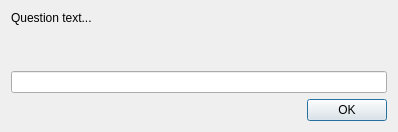
<?xml version="1.0" encoding="UTF-8"?>
<ui version="4.0">
 <class>QtSimpleWidget</class>
 <widget class="QWidget" name="QtSimpleWidget">
  <property name="geometry">
   <rect>
    <x>0</x>
    <y>0</y>
    <width>398</width>
    <height>132</height>
   </rect>
  </property>
  <property name="sizePolicy">
   <sizepolicy hsizetype="Preferred" vsizetype="Maximum">
    <horstretch>0</horstretch>
    <verstretch>0</verstretch>
   </sizepolicy>
  </property>
  <property name="windowTitle">
   <string>Form</string>
  </property>
  <layout class="QVBoxLayout" name="verticalLayout">
   <item>
    <widget class="QLabel" name="question_txt">
     <property name="text">
      <string>Question text...</string>
     </property>
     <property name="wordWrap">
      <bool>true</bool>
     </property>
     <property name="textInteractionFlags">
      <set>Qt::LinksAccessibleByMouse|Qt::TextSelectableByMouse</set>
     </property>
    </widget>
   </item>
   <item>
    <spacer name="verticalSpacer">
     <property name="orientation">
      <enum>Qt::Vertical</enum>
     </property>
     <property name="sizeHint" stdset="0">
      <size>
       <width>20</width>
       <height>40</height>
      </size>
     </property>
    </spacer>
   </item>
   <item>
    <widget class="QLineEdit" name="user_answer"/>
   </item>
   <item>
    <layout class="QHBoxLayout" name="horizontalLayout">
     <item>
      <spacer name="horizontalSpacer">
       <property name="orientation">
        <enum>Qt::Horizontal</enum>
       </property>
       <property name="sizeHint" stdset="0">
        <size>
         <width>40</width>
         <height>20</height>
        </size>
       </property>
      </spacer>
     </item>
     <item>
      <widget class="QPushButton" name="ok_btn">
       <property name="text">
        <string>OK</string>
       </property>
       <property name="autoDefault">
        <bool>true</bool>
       </property>
       <property name="default">
        <bool>true</bool>
       </property>
      </widget>
     </item>
    </layout>
   </item>
  </layout>
 </widget>
 <resources/>
 <connections/>
</ui>
